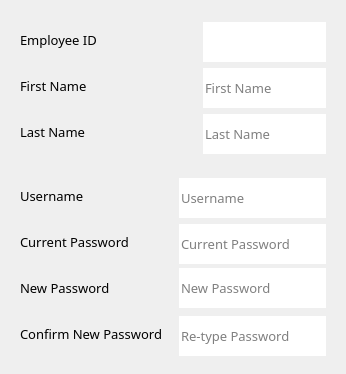
                         <widget class="QWidget" name="widget_88" native="true">
                          <layout class="QVBoxLayout" name="verticalLayout_44">
                           <item>
                            <widget class="QWidget" name="widget_89" native="true">
                             <property name="sizePolicy">
                              <sizepolicy hsizetype="Expanding" vsizetype="Expanding">
                               <horstretch>0</horstretch>
                               <verstretch>0</verstretch>
                              </sizepolicy>
                             </property>
                             <layout class="QGridLayout" name="gridLayout_51">
                              <item row="2" column="2">
                               <widget class="QLineEdit" name="txtEMElastname">
                                <property name="minimumSize">
                                 <size>
                                  <width>0</width>
                                  <height>40</height>
                                 </size>
                                </property>
                                <property name="maximumSize">
                                 <size>
                                  <width>16777215</width>
                                  <height>35</height>
                                 </size>
                                </property>
                                <property name="font">
                                 <font>
                                  <family>Century Gothic</family>
                                  <pointsize>10</pointsize>
                                 </font>
                                </property>
                                <property name="styleSheet">
                                 <string notr="true">background-color: rgb(255, 255, 255);
color: rgb(0, 0, 0);
border: none;</string>
                                </property>
                                <property name="placeholderText">
                                 <string>Last Name</string>
                                </property>
                               </widget>
                              </item>
                              <item row="1" column="2">
                               <widget class="QLineEdit" name="txtEMEfirstname">
                                <property name="minimumSize">
                                 <size>
                                  <width>0</width>
                                  <height>40</height>
                                 </size>
                                </property>
                                <property name="maximumSize">
                                 <size>
                                  <width>16777215</width>
                                  <height>35</height>
                                 </size>
                                </property>
                                <property name="font">
                                 <font>
                                  <family>Century Gothic</family>
                                  <pointsize>10</pointsize>
                                 </font>
                                </property>
                                <property name="styleSheet">
                                 <string notr="true">background-color: rgb(255, 255, 255);
color: rgb(0, 0, 0);
border: none;</string>
                                </property>
                                <property name="placeholderText">
                                 <string>First Name</string>
                                </property>
                               </widget>
                              </item>
                              <item row="1" column="0">
                               <widget class="QLabel" name="label_90">
                                <property name="font">
                                 <font>
                                  <family>Century Gothic</family>
                                  <pointsize>10</pointsize>
                                 </font>
                                </property>
                                <property name="text">
                                 <string>First Name</string>
                                </property>
                               </widget>
                              </item>
                              <item row="2" column="0">
                               <widget class="QLabel" name="label_91">
                                <property name="font">
                                 <font>
                                  <family>Century Gothic</family>
                                  <pointsize>10</pointsize>
                                 </font>
                                </property>
                                <property name="text">
                                 <string>Last Name</string>
                                </property>
                               </widget>
                              </item>
                              <item row="0" column="0">
                               <widget class="QLabel" name="label_40">
                                <property name="font">
                                 <font>
                                  <family>Century Gothic</family>
                                  <pointsize>10</pointsize>
                                 </font>
                                </property>
                                <property name="text">
                                 <string>Employee ID</string>
                                </property>
                               </widget>
                              </item>
                              <item row="0" column="2">
                               <widget class="QLineEdit" name="txtEMEemployee_id">
                                <property name="minimumSize">
                                 <size>
                                  <width>0</width>
                                  <height>40</height>
                                 </size>
                                </property>
                                <property name="maximumSize">
                                 <size>
                                  <width>16777215</width>
                                  <height>35</height>
                                 </size>
                                </property>
                                <property name="font">
                                 <font>
                                  <family>Century Gothic</family>
                                  <pointsize>10</pointsize>
                                 </font>
                                </property>
                                <property name="styleSheet">
                                 <string notr="true">background-color: rgb(255, 255, 255);
color: rgb(0, 0, 0);
border: none;</string>
                                </property>
                                <property name="readOnly">
                                 <bool>true</bool>
                                </property>
                                <property name="placeholderText">
                                 <string/>
                                </property>
                               </widget>
                              </item>
                              <item row="0" column="1">
                               <spacer name="horizontalSpacer_47">
                                <property name="orientation">
                                 <enum>Qt::Horizontal</enum>
                                </property>
                                <property name="sizeType">
                                 <enum>QSizePolicy::Fixed</enum>
                                </property>
                                <property name="sizeHint" stdset="0">
                                 <size>
                                  <width>100</width>
                                  <height>20</height>
                                 </size>
                                </property>
                               </spacer>
                              </item>
                             </layout>
                            </widget>
                           </item>
                           <item>
                            <widget class="QWidget" name="widget_90" native="true">
                             <property name="sizePolicy">
                              <sizepolicy hsizetype="Expanding" vsizetype="Expanding">
                               <horstretch>0</horstretch>
                               <verstretch>0</verstretch>
                              </sizepolicy>
                             </property>
                             <layout class="QGridLayout" name="gridLayout_65">
                              <item row="0" column="1">
                               <widget class="QLineEdit" name="txtEMEusername">
                                <property name="minimumSize">
                                 <size>
                                  <width>0</width>
                                  <height>40</height>
                                 </size>
                                </property>
                                <property name="maximumSize">
                                 <size>
                                  <width>16777215</width>
                                  <height>35</height>
                                 </size>
                                </property>
                                <property name="font">
                                 <font>
                                  <family>Century Gothic</family>
                                  <pointsize>10</pointsize>
                                 </font>
                                </property>
                                <property name="styleSheet">
                                 <string notr="true">background-color: rgb(255, 255, 255);
color: rgb(0, 0, 0);
border: none;</string>
                                </property>
                                <property name="placeholderText">
                                 <string>Username</string>
                                </property>
                               </widget>
                              </item>
                              <item row="0" column="0">
                               <widget class="QLabel" name="label_98">
                                <property name="font">
                                 <font>
                                  <family>Century Gothic</family>
                                  <pointsize>10</pointsize>
                                 </font>
                                </property>
                                <property name="text">
                                 <string>Username</string>
                                </property>
                               </widget>
                              </item>
                              <item row="1" column="1">
                               <widget class="QLineEdit" name="txtEMEpassword">
                                <property name="minimumSize">
                                 <size>
                                  <width>0</width>
                                  <height>40</height>
                                 </size>
                                </property>
                                <property name="maximumSize">
                                 <size>
                                  <width>16777215</width>
                                  <height>35</height>
                                 </size>
                                </property>
                                <property name="font">
                                 <font>
                                  <family>Century Gothic</family>
                                  <pointsize>10</pointsize>
                                 </font>
                                </property>
                                <property name="styleSheet">
                                 <string notr="true">background-color: rgb(255, 255, 255);
color: rgb(0, 0, 0);
border: none;</string>
                                </property>
                                <property name="echoMode">
                                 <enum>QLineEdit::Password</enum>
                                </property>
                                <property name="readOnly">
                                 <bool>false</bool>
                                </property>
                                <property name="placeholderText">
                                 <string>Current Password</string>
                                </property>
                               </widget>
                              </item>
                              <item row="1" column="0">
                               <widget class="QLabel" name="lblcurrentpass">
                                <property name="font">
                                 <font>
                                  <family>Century Gothic</family>
                                  <pointsize>10</pointsize>
                                 </font>
                                </property>
                                <property name="text">
                                 <string>Current Password</string>
                                </property>
                               </widget>
                              </item>
                              <item row="4" column="1">
                               <widget class="QLineEdit" name="txtEMErenewpass">
                                <property name="minimumSize">
                                 <size>
                                  <width>0</width>
                                  <height>40</height>
                                 </size>
                                </property>
                                <property name="maximumSize">
                                 <size>
                                  <width>16777215</width>
                                  <height>35</height>
                                 </size>
                                </property>
                                <property name="font">
                                 <font>
                                  <family>Century Gothic</family>
                                  <pointsize>10</pointsize>
                                 </font>
                                </property>
                                <property name="styleSheet">
                                 <string notr="true">background-color: rgb(255, 255, 255);
color: rgb(0, 0, 0);
border: none;</string>
                                </property>
                                <property name="placeholderText">
                                 <string>Re-type Password</string>
                                </property>
                               </widget>
                              </item>
                              <item row="4" column="0">
                               <widget class="QLabel" name="label_100">
                                <property name="font">
                                 <font>
                                  <family>Century Gothic</family>
                                  <pointsize>10</pointsize>
                                 </font>
                                </property>
                                <property name="text">
                                 <string>Confirm New Password   </string>
                                </property>
                               </widget>
                              </item>
                              <item row="2" column="1">
                               <widget class="QLineEdit" name="txtEMEnewpass">
                                <property name="minimumSize">
                                 <size>
                                  <width>0</width>
                                  <height>40</height>
                                 </size>
                                </property>
                                <property name="font">
                                 <font>
                                  <family>Century Gothic</family>
                                  <pointsize>10</pointsize>
                                 </font>
                                </property>
                                <property name="styleSheet">
                                 <string notr="true">background-color: rgb(255, 255, 255);
color: rgb(0, 0, 0);
border: none;</string>
                                </property>
                                <property name="placeholderText">
                                 <string>New Password</string>
                                </property>
                               </widget>
                              </item>
                              <item row="2" column="0">
                               <widget class="QLabel" name="label_99">
                                <property name="font">
                                 <font>
                                  <family>Century Gothic</family>
                                  <pointsize>10</pointsize>
                                 </font>
                                </property>
                                <property name="text">
                                 <string>New Password</string>
                                </property>
                               </widget>
                              </item>
                             </layout>
                            </widget>
                           </item>
                          </layout>
                         </widget>
